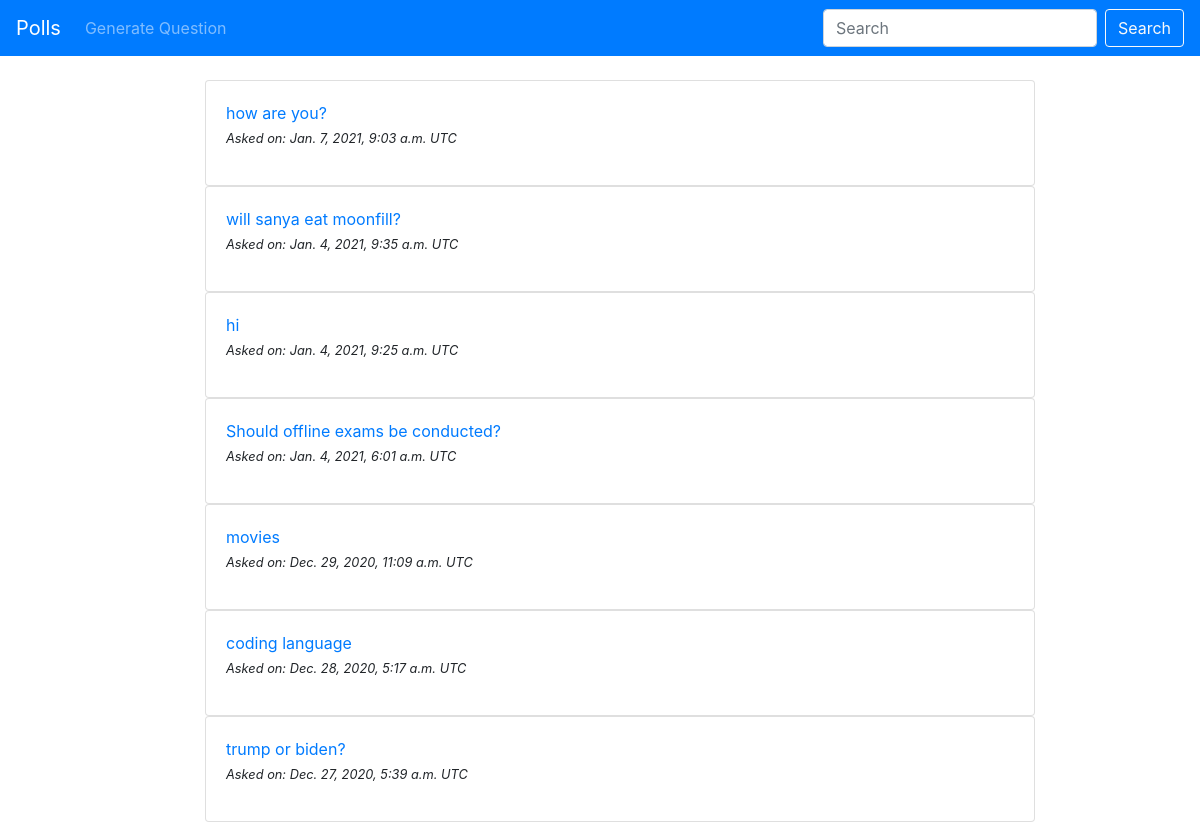
Before: /polls/ with the older database file.
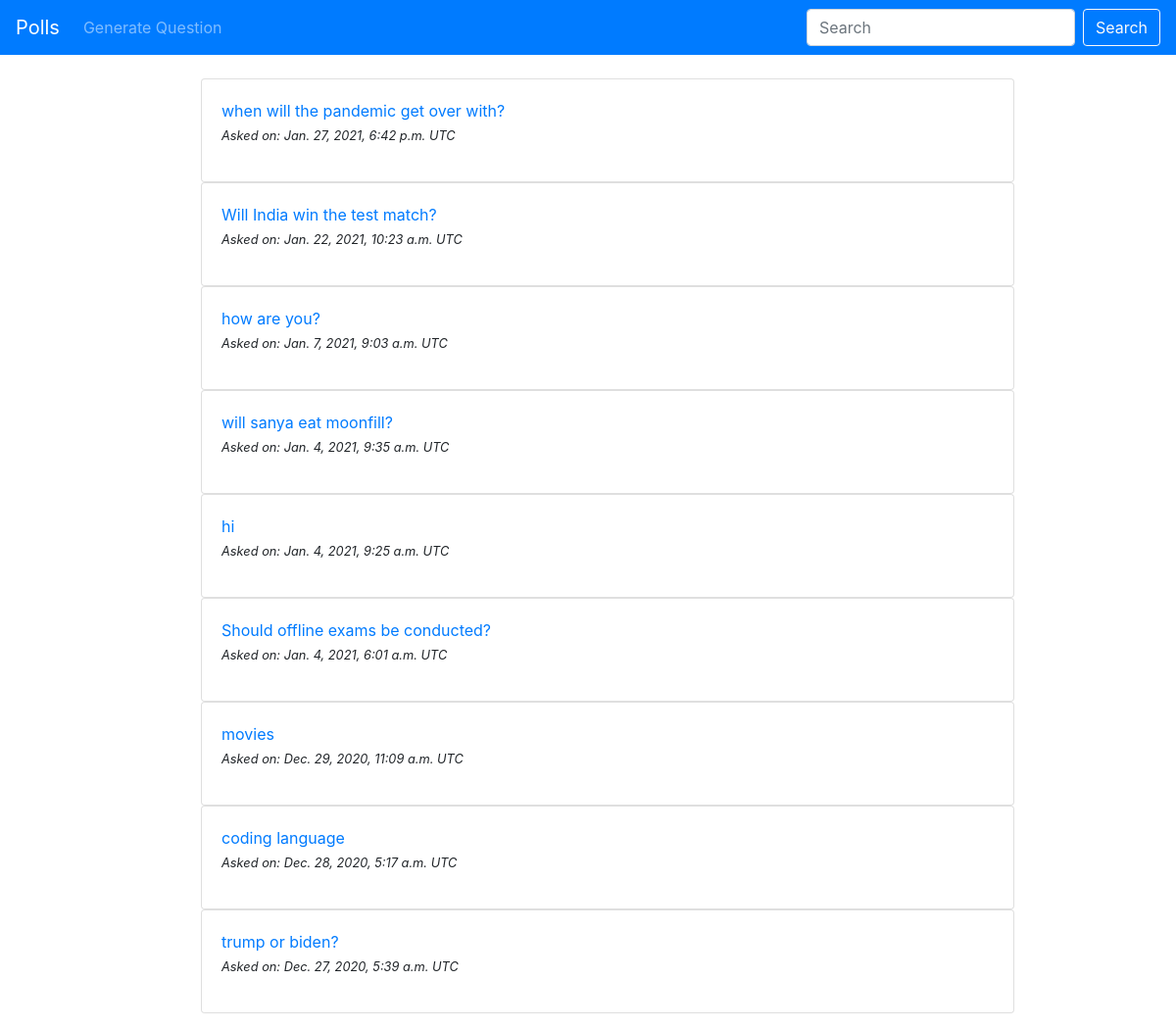
After: the same page with the newer database file.
### polls/models.py (models this page shows, shortened)
class Question(models.Model):
	question_text = models.CharField(max_length=200)
	pub_date = models.DateTimeField(auto_now_add=True)

### polls/views.py (the view)
# urls.py: path('', views.IndexView.as_view(), name='index'),
class IndexView(generic.ListView):
	template_name = 'polls/index.html'
	context_object_name = 'latest_question_list'
	def get_queryset(self):
		return Question.objects.order_by('-pub_date')

### polls/templates/polls/index.html (shortened to what this page needs)
{% extends 'polls/base.html' %}
{% block content %}
{% if latest_question_list %}
<ul>
	{% for question in latest_question_list %}
	<div class="card">
  	<div class="card-body">
    <a href="{% url 'polls:detail' question.id %}">{{ question.question_text }}</a>
    <p><small><i>Asked on: {{ question.pub_date }} UTC</i></small></p>
  	</div>
	</div>
	{% endfor %}
</ul>
{% else %}
<p>
	No polls available.
</p>
{% endif %}
{% endblock %}

Changed rows visible on the page:
added Question: question_text "when will the pandemic get over with?", pub_date "Jan. 27, 2021, 6:42 p.m."
added Question: question_text "Will India win the test match?", pub_date "Jan. 22, 2021, 10:23 a.m."
